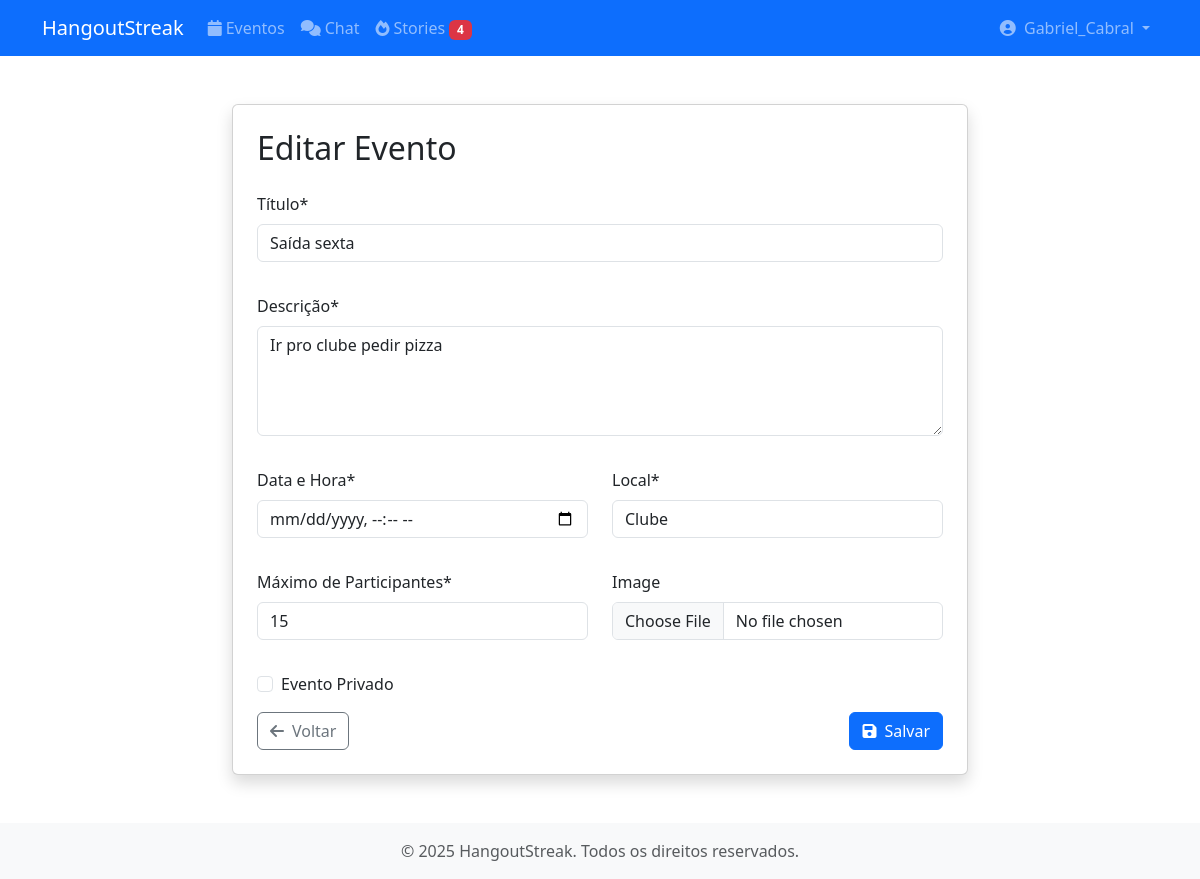
The app's page /events/2/edit/ (signed in) with its own data.
### events/models.py (models this page shows, shortened)
class Event(models.Model):
    title = models.CharField('Título', max_length=200)
    description = models.TextField('Descrição')
    date = models.DateTimeField('Data')
    location = models.CharField('Local', max_length=200)
    max_participants = models.IntegerField('Máximo de Participantes')
    creator = models.ForeignKey(
        User,
        on_delete=models.CASCADE,
        related_name='created_events'
    )
    participants = models.ManyToManyField(
        User,
        related_name='participating_events'
    )
    created_at = models.DateTimeField(auto_now_add=True)
    updated_at = models.DateTimeField(auto_now=True)
    image = models.ImageField(upload_to='event_pics/', null=True, blank=True)
    is_private = models.BooleanField('Evento Privado', default=False)
    class Meta:
        ordering = ['date']
        verbose_name = 'Evento'
        verbose_name_plural = 'Eventos'

### events/views.py (the view)
# urls.py: path('<int:event_id>/edit/', views.event_edit, name='edit'),
@login_required
def event_edit(request, event_id):
    event = get_object_or_404(Event, id=event_id)
    if event.creator != request.user:
        messages.error(request, 'Você não tem permissão para editar este evento.')
        return redirect('events:detail', event_id=event.id)
    if request.method == 'POST':
        form = EventForm(request.POST, request.FILES, instance=event)
        if form.is_valid():
            form.save()
            messages.success(request, 'Evento atualizado com sucesso!')
            return redirect('events:detail', event_id=event.id)
    else:
        form = EventForm(instance=event)
    return render(request, 'events/form.html', {'form': form, 'title': 'Editar Evento'})

### events/forms.py (shortened to what this page needs)
class EventForm(forms.ModelForm):
    date = forms.DateTimeField(
        label='Data e Hora',
        widget=forms.DateTimeInput(attrs={'type': 'datetime-local'}),
        input_formats=['%Y-%m-%dT%H:%M']
    )
    class Meta:
        model = Event
        fields = ['title', 'description', 'date', 'location', 'max_participants', 'image', 'is_private']
    def __init__(self, *args, **kwargs):
        super().__init__(*args, **kwargs)
        self.fields['title'].widget.attrs.update({'class': 'form-control', 'placeholder': 'Digite o título do evento'})
        self.fields['description'].widget.attrs.update({'class': 'form-control', 'rows': 4, 'placeholder': 'Descreva o evento'})
        self.fields['location'].widget.attrs.update({'class': 'form-control', 'placeholder': 'Digite o local do evento'})
        self.fields['image'].widget.attrs.update({'class': 'form-control'})
        self.fields['max_participants'].widget.attrs.update({'class': 'form-control', 'min': 0})
        self.fields['is_private'].widget.attrs.update({'class': 'form-check-input'})

### templates/events/form.html (shortened to what this page needs)
{% extends 'base.html' %}
{% load crispy_forms_tags %}
{% block content %}
<div class="container py-5">
    <div class="row justify-content-center">
        <div class="col-md-8">
            <div class="card shadow">
                <div class="card-body p-4">
                    <h2 class="card-title mb-4">{{ title }}</h2>
                    <form method="post" enctype="multipart/form-data" novalidate>
                        <div class="row">
                            <div class="col-md-12 mb-3">
                                {{ form.title|as_crispy_field }}
                            </div>
                            <div class="col-md-12 mb-3">
                                {{ form.description|as_crispy_field }}
                            </div>
                            <div class="col-md-6 mb-3">
                                {{ form.date|as_crispy_field }}
                            </div>
                            <div class="col-md-6 mb-3">
                                {{ form.location|as_crispy_field }}
                            </div>
                            <div class="col-md-6 mb-3">
                                {{ form.max_participants|as_crispy_field }}
                            </div>
                            <div class="col-md-6 mb-3">
                                {{ form.image|as_crispy_field }}
                            </div>
                            <div class="col-md-12">
                                <div class="form-check mb-3">
                                    {{ form.is_private }}
                                    <label class="form-check-label" for="{{ form.is_private.id_for_label }}">
                                        Evento Privado
                                    </label>
                                </div>
                            </div>
                        </div>
                        <div class="d-flex justify-content-between">
                            <a href="{% url 'events:list' %}" class="btn btn-outline-secondary">
                                <i class="fas fa-arrow-left me-2"></i>Voltar
                            </a>
                            <button type="submit" class="btn btn-primary">
                                <i class="fas fa-save me-2"></i>Salvar
                            </button>
                        </div>
                    </form>
                </div>
            </div>
        </div>
    </div>
</div>
{% endblock %}

### templates/base.html (shortened to what this page needs)
{% load static %}
<!DOCTYPE html>
<html lang="pt-BR">
<head>
    <link href="https://cdn.jsdelivr.net/npm/bootstrap@5.3.0/dist/css/bootstrap.min.css" rel="stylesheet">
    <link href="https://cdnjs.cloudflare.com/ajax/libs/font-awesome/6.0.0/css/all.min.css" rel="stylesheet">
</head>
<body>
    <nav class="navbar navbar-expand-lg navbar-dark bg-primary">
        <div class="container">
            <a class="navbar-brand" href="{% url 'core:home' %}">HangoutStreak</a>
            <div class="collapse navbar-collapse" id="navbarNav">
                <ul class="navbar-nav me-auto">
                    {% if user.is_authenticated %}
                        <li class="nav-item">
                            <a class="nav-link" href="{% url 'events:list' %}">
                                <i class="fas fa-calendar me-1"></i>Eventos
                            </a>
                        </li>
                        <li class="nav-item">
                            <a class="nav-link" href="{% url 'chat:inbox' %}">
                                <i class="fas fa-comments me-1"></i>Chat
                            </a>
                        </li>
                        <li class="nav-item">
                            <a class="nav-link" href="{% url 'events:story_feed' %}">
                                <i class="fas fa-fire me-1"></i>Stories
                                {% if user.streaks_as_user1.count or user.streaks_as_user2.count %}
                                    <span class="badge bg-danger">
                                        {{ user.streaks_as_user1.count|add:user.streaks_as_user2.count }}
                                    </span>
                                {% endif %}
                            </a>
                        </li>
                    {% endif %}
                </ul>
                <ul class="navbar-nav">
                    {% if user.is_authenticated %}
                        <li class="nav-item dropdown">
                            <a class="nav-link dropdown-toggle" href="#" id="navbarDropdown" role="button" data-bs-toggle="dropdown">
                                {% if user.profile.avatar %}
                                    <img src="{{ user.profile.avatar.url }}" class="rounded-circle me-1" style="width: 24px; height: 24px;" alt="{{ user.username }}">
                                {% else %}
                                    <i class="fas fa-user-circle me-1"></i>
                                {% endif %}
                                {{ user.username }}
                            </a>
                        </li>
                    {% endif %}
                </ul>
            </div>
        </div>
    </nav>
    <main>
        {% block content %}{% endblock %}
    </main>
    <footer class="footer mt-auto py-3 bg-light">
        <div class="container text-center">
            <span class="text-muted">© {% now "Y" %} HangoutStreak. Todos os direitos reservados.</span>
        </div>
    </footer>
</body>
</html>

### records on screen
Event: title "Saída sexta", description "Ir pro clube pedir pizza", location "Clube", max_participants "15"

### other values on screen
{{ user.streaks_as_user1.count|add:user.streaks_as_user2.count }} "4"
{{ user.username }} "Gabriel_Cabral"
{{ title }} "Editar Evento"
